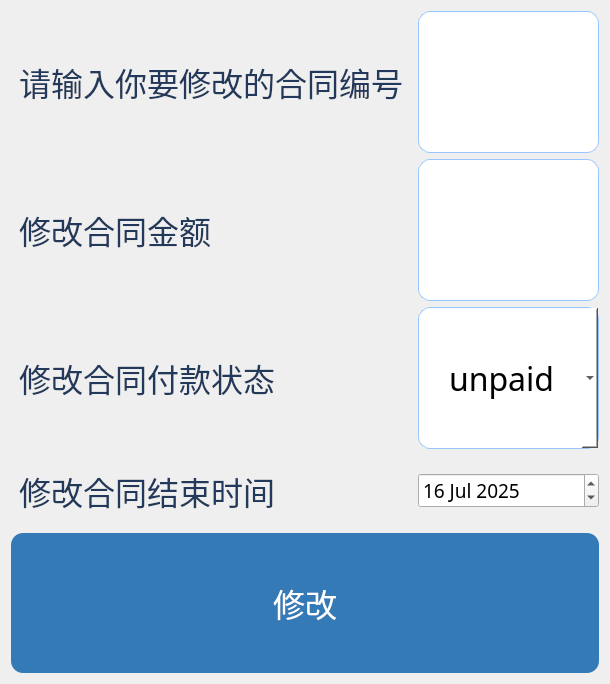
<?xml version="1.0" encoding="UTF-8"?>
<ui version="4.0">
 <class>update_carfield_rental_information</class>
 <widget class="QWidget" name="update_carfield_rental_information">
  <property name="geometry">
   <rect>
    <x>0</x>
    <y>0</y>
    <width>533</width>
    <height>279</height>
   </rect>
  </property>
  <property name="windowTitle">
   <string>Form</string>
  </property>
  <property name="styleSheet">
   <string notr="true">QPushButton {
    background-color: #337AB7;
    color: white;
    border: none;
    border-radius: 12px;
    padding: 25px 40px; /* 大幅增加内边距 */
    font-size: 32px; /* 超大幅放大字体 */
    min-height: 90px; /* 大幅增加按钮高度 */
    min-width: 240px; /* 大幅增加按钮宽度 */
    transition: all 0.3s ease;
}

/* 按钮交互效果 */
QPushButton:hover {
    background-color: #286090;
    box-shadow: 0 5px 15px rgba(40, 96, 144, 0.3);
}

QPushButton:pressed {
    background-color: #1F4E79;
    transform: translateY(3px);
}

/* 主内容区容器 */
QStackedWidget {
    border: 1px solid #B9D4FF;
    border-radius: 12px;
    margin: 40px; /* 大幅增加外边距 */
    padding: 45px; /* 大幅增加内边距 */
    background-color: white;
    box-shadow: 0 5px 18px rgba(0, 0, 0, 0.08);
}

/* 输入控件 - 超大尺寸 */
QLineEdit, QComboBox, QTextEdit {
    border: 1px solid #99C5FF;
    border-radius: 12px;
    padding: 25px 30px; /* 大幅增加内边距 */
    background-color: white;
    font-size: 32px; /* 超大幅放大字体 */
    min-height: 90px; /* 大幅增加高度 */
    transition: border 0.3s ease, box-shadow 0.3s ease;
}

/* 输入控件交互效果 */
QLineEdit:focus, QComboBox:focus, QTextEdit:focus {
    border-color: #337AB7;
    box-shadow: 0 0 0 6px rgba(51, 122, 183, 0.2);
}

/* 表格控件 - 超大尺寸 */
QTableView {
    background-color: white;
    alternate-background-color: #E6F2FF;
    border: 1px solid #B9D4FF;
    border-radius: 12px;
    padding: 20px; /* 大幅增加内边距 */
    gridline-color: #D0E8FF;
    font-size: 28px; /* 超大幅放大字体 */
}

/* 表格头部样式 */
QHeaderView::section {
    background-color: #E6F2FF;
    color: #23395B;
    padding: 25px; /* 大幅增加内边距 */
    border: 1px solid #D0E8FF;
    font-weight: bold;
    font-size: 28px; /* 超大幅放大字体 */
}

/* 表格行高增加 */
QTableView::row {
    height: 80px; /* 大幅增加行高 */
}

/* 标签页控件 - 超大尺寸 */
QTabBar::tab {
    background-color: #E6F2FF;
    color: #4A6FA5;
    padding: 25px 45px; /* 大幅增加内边距 */
    border-radius: 12px 12px 0 0;
    margin-right: 12px;
    font-size: 28px; /* 超大幅放大字体 */
    min-width: 220px; /* 大幅增加标签宽度 */
}

QTabBar::tab:selected {
    background-color: white;
    color: #2A85FF;
    font-weight: bold;
}

QTabWidget::pane {
    border: 1px solid #B9D4FF;
    border-radius: 0 12px 12px 12px;
    padding: 40px; /* 大幅增加内边距 */
    background-color: white;
}

/* 分组框 - 超大尺寸 */
QGroupBox {
    border: 1px solid #B9D4FF;
    border-radius: 12px;
    margin-top: 35px; /* 大幅增加上边距 */
    padding: 35px; /* 大幅增加内边距 */
    font-weight: bold;
    color: #2A85FF;
    font-size: 32px; /* 超大幅放大字体 */
}

QGroupBox::title {
    subcontrol-origin: margin;
    subcontrol-position: top left;
    padding: 0 20px;
    top: -20px;
    left: 40px;
    background-color: white;
}

/* 标签样式 - 超大尺寸字体 */
QLabel {
    font-size: 32px; /* 超大幅放大标签字体 */
    color: #23395B;
    padding: 12px 0; /* 大幅增加上下间距 */
}

/* 特殊标签（如标题） */
QLabel#title {
    font-size: 42px; /* 超大幅放大标题字体 */
    font-weight: bold;
    color: #2A85FF;
    margin-bottom: 35px;
}

/* 进度条样式 - 超大尺寸 */
QProgressBar {
    border: 1px solid #B9D4FF;
    border-radius: 12px;
    text-align: center;
    height: 45px; /* 大幅增加高度 */
    font-size: 28px; /* 超大幅放大字体 */
}

QProgressBar::chunk {
    background-color: #2A85FF;
    border-radius: 11px;
}</string>
  </property>
  <layout class="QGridLayout" name="gridLayout">
   <item row="4" column="0">
    <widget class="QLabel" name="label_2">
     <property name="font">
      <font>
       <family>Agency FB</family>
       <pointsize>-1</pointsize>
      </font>
     </property>
     <property name="text">
      <string>修改合同结束时间</string>
     </property>
    </widget>
   </item>
   <item row="1" column="1">
    <widget class="QLineEdit" name="contract_fee_lineEdit">
     <property name="font">
      <font>
       <family>Agency FB</family>
       <pointsize>-1</pointsize>
      </font>
     </property>
    </widget>
   </item>
   <item row="6" column="0" colspan="2">
    <widget class="QPushButton" name="pushButton">
     <property name="font">
      <font>
       <family>Agency FB</family>
       <pointsize>-1</pointsize>
      </font>
     </property>
     <property name="text">
      <string>修改</string>
     </property>
    </widget>
   </item>
   <item row="3" column="1">
    <widget class="QComboBox" name="comboBox">
     <property name="font">
      <font>
       <family>Agency FB</family>
       <pointsize>-1</pointsize>
      </font>
     </property>
     <item>
      <property name="text">
       <string>unpaid</string>
      </property>
     </item>
     <item>
      <property name="text">
       <string>paid</string>
      </property>
     </item>
    </widget>
   </item>
   <item row="4" column="1">
    <widget class="QDateEdit" name="contract_enddateEdit">
     <property name="font">
      <font>
       <family>Agency FB</family>
       <pointsize>14</pointsize>
      </font>
     </property>
     <property name="date">
      <date>
       <year>2025</year>
       <month>7</month>
       <day>16</day>
      </date>
     </property>
    </widget>
   </item>
   <item row="3" column="0">
    <widget class="QLabel" name="label">
     <property name="font">
      <font>
       <family>Agency FB</family>
       <pointsize>-1</pointsize>
      </font>
     </property>
     <property name="text">
      <string>修改合同付款状态</string>
     </property>
    </widget>
   </item>
   <item row="1" column="0">
    <widget class="QLabel" name="label_3">
     <property name="font">
      <font>
       <family>Agency FB</family>
       <pointsize>-1</pointsize>
      </font>
     </property>
     <property name="text">
      <string>修改合同金额</string>
     </property>
    </widget>
   </item>
   <item row="0" column="0">
    <widget class="QLabel" name="label_4">
     <property name="font">
      <font>
       <family>Agency FB</family>
       <pointsize>-1</pointsize>
      </font>
     </property>
     <property name="text">
      <string>请输入你要修改的合同编号</string>
     </property>
    </widget>
   </item>
   <item row="0" column="1">
    <widget class="QLineEdit" name="lineEdit"/>
   </item>
  </layout>
 </widget>
 <resources/>
 <connections/>
</ui>
